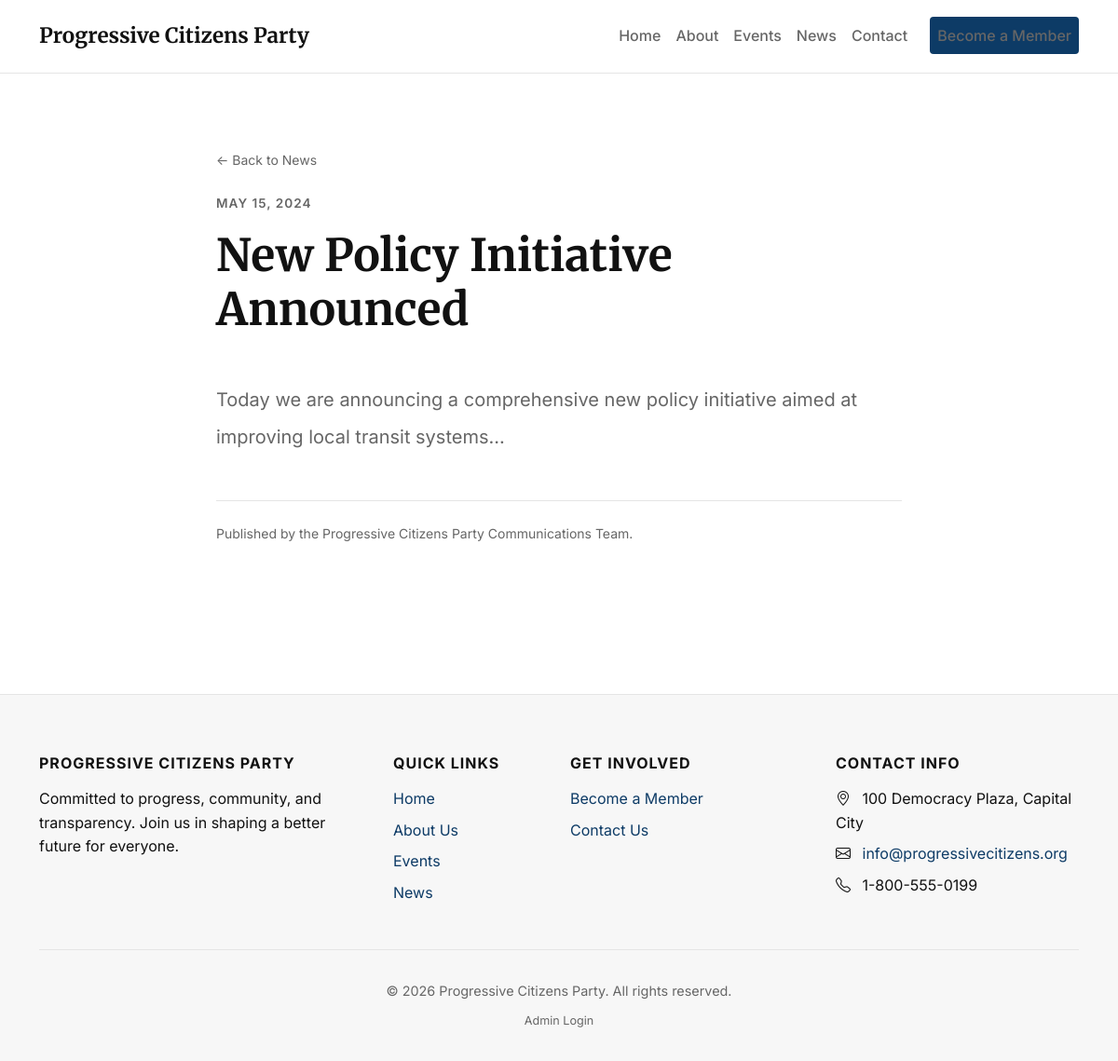
/news-detail.php?id=1, run on the app's committed database.
### tables this page shows
CREATE TABLE `settings` (
  `id` int(11) NOT NULL,
  `setting_key` varchar(50) NOT NULL,
  `setting_value` text DEFAULT NULL
);

CREATE TABLE `news` (
  `id` int(11) NOT NULL,
  `title` varchar(200) NOT NULL,
  `content` text NOT NULL,
  `image` varchar(255) DEFAULT NULL,
  `published_at` datetime NOT NULL,
  `created_at` timestamp NOT NULL DEFAULT current_timestamp()
);

### includes/functions.php (called while the page is built, shortened)
<?php
function h($string) {
    return htmlspecialchars((string)$string, ENT_QUOTES, 'UTF-8');
}
function format_date($date, $format = 'F j, Y') {
    $d = new DateTime($date);
    return $d->format($format);
}
function get_setting($conn, $key) {
    $stmt = $conn->prepare("SELECT setting_value FROM settings WHERE setting_key = ?");
    $stmt->bind_param("s", $key);
    $stmt->execute();
    $result = $stmt->get_result();
    if ($row = $result->fetch_assoc()) {
        return $row['setting_value'];
    }
    return null;
}

### news-detail.php (the view, shortened to what this page needs)
<?php
require_once 'config/database.php';
require_once 'includes/functions.php';
$id = (int)$_GET['id'];
$stmt = $conn->prepare("SELECT title, content, image, published_at FROM news WHERE id = ? AND published_at <= NOW()");
$stmt->bind_param("i", $id);
$stmt->execute();
$news = $stmt->get_result()->fetch_assoc();
require_once 'includes/header.php';
require_once 'includes/navbar.php';
?>
<main class="bg-bg-color">
    <article class="section-padding">
        <div class="container">
            <div class="row justify-content-center">
                <div class="col-lg-8">
                    <div class="mb-4">
                        <a href="<?= BASE_URL ?>news.php" class="text-muted text-decoration-none small">&larr; Back to News</a>
                    </div>
                    <div class="editorial-date mb-3"><?= format_date($news['published_at']) ?></div>
                    <h1 class="font-serif fw-bold mb-5 display-5"><?= h($news['title']) ?></h1>
                    <div class="fs-5 lh-lg text-muted">
                        <?= nl2br(h($news['content'])) ?>
                    </div>
                    <div class="mt-5 pt-4 border-top">
                        <p class="text-muted small">Published by the <?= h(get_setting($conn, 'party_name') ?? APP_NAME) ?> Communications Team.</p>
                    </div>
                </div>
            </div>
        </div>
    </article>
</main>
<?php require_once 'includes/footer.php'; ?>

### includes/navbar.php (shortened to what this page needs)
<?php
$current_page = basename($_SERVER['PHP_SELF']);
?>
<nav class="navbar navbar-expand-lg sticky-top">
    <div class="container">
        <a class="navbar-brand" href="<?= BASE_URL ?>">
            <?= h(get_setting($conn, 'party_name') ?? APP_NAME) ?>
        </a>
        <div class="collapse navbar-collapse" id="mainNavbar">
            <ul class="navbar-nav ms-auto mb-2 mb-lg-0">
                <li class="nav-item">
                    <a class="nav-link <?= $current_page == 'index.php' ? 'active' : '' ?>" href="<?= BASE_URL ?>">Home</a>
                </li>
                <li class="nav-item">
                    <a class="nav-link <?= $current_page == 'about.php' ? 'active' : '' ?>" href="<?= BASE_URL ?>about.php">About</a>
                </li>
                <li class="nav-item">
                    <a class="nav-link <?= $current_page == 'events.php' ? 'active' : '' ?>" href="<?= BASE_URL ?>events.php">Events</a>
                </li>
                <li class="nav-item">
                    <a class="nav-link <?= $current_page == 'news.php' ? 'active' : '' ?>" href="<?= BASE_URL ?>news.php">News</a>
                </li>
                <li class="nav-item">
                    <a class="nav-link <?= $current_page == 'contact.php' ? 'active' : '' ?>" href="<?= BASE_URL ?>contact.php">Contact</a>
                </li>
                <li class="nav-item ms-lg-3">
                    <a class="btn btn-primary nav-link text-white" href="<?= BASE_URL ?>membership.php">Become a Member</a>
                </li>
            </ul>
        </div>
    </div>
</nav>

### includes/footer.php (shortened to what this page needs)
    <footer class="site-footer">
        <div class="container">
            <div class="row gy-4">
                <div class="col-lg-4 col-md-6">
                    <h5 class="mb-3"><?= h(get_setting($conn, 'party_name') ?? APP_NAME) ?></h5>
                    <p>Committed to progress, community, and transparency. Join us in shaping a better future for everyone.</p>
                </div>
                <div class="col-lg-2 col-md-6">
                    <h5 class="mb-3">Quick Links</h5>
                    <ul class="list-unstyled">
                        <li class="mb-2"><a href="<?= BASE_URL ?>">Home</a></li>
                        <li class="mb-2"><a href="<?= BASE_URL ?>about.php">About Us</a></li>
                        <li class="mb-2"><a href="<?= BASE_URL ?>events.php">Events</a></li>
                        <li class="mb-2"><a href="<?= BASE_URL ?>news.php">News</a></li>
                    </ul>
                </div>
                <div class="col-lg-3 col-md-6">
                    <h5 class="mb-3">Get Involved</h5>
                    <ul class="list-unstyled">
                        <li class="mb-2"><a href="<?= BASE_URL ?>membership.php">Become a Member</a></li>
                        <li class="mb-2"><a href="<?= BASE_URL ?>contact.php">Contact Us</a></li>
                    </ul>
                </div>
                <div class="col-lg-3 col-md-6">
                    <h5 class="mb-3">Contact Info</h5>
                    <ul class="list-unstyled">
                        <li class="mb-2"><i class="bi bi-geo-alt me-2"></i> <?= h(get_setting($conn, 'office_address')) ?></li>
                        <li class="mb-2"><i class="bi bi-envelope me-2"></i> <a href="mailto:<?= h(get_setting($conn, 'contact_email')) ?>"><?= h(get_setting($conn, 'contact_email')) ?></a></li>
                        <li class="mb-2"><i class="bi bi-telephone me-2"></i> <?= h(get_setting($conn, 'contact_phone')) ?></li>
                    </ul>
                </div>
            </div>
            <div class="footer-bottom text-center">
                <p class="mb-0">&copy; <?= date('Y') ?> <?= h(get_setting($conn, 'party_name') ?? APP_NAME) ?>. All rights reserved.</p>
                <div class="mt-2">
                    <small><a href="<?= BASE_URL ?>admin/login.php" class="text-muted text-decoration-none">Admin Login</a></small>
                </div>
            </div>
        </div>
    </footer>
</body>
</html>

### assets/css/style.css (style rules this page uses)
:root { --bg-color: #ffffff; --text-color: #111111; --text-muted: #666666; --border-color: #e5e5e5; --surface-color: #f7f7f7; --primary-color: #0d3b66; --font-sans: 'Inter', -apple-system, BlinkMacSystemFont, "Segoe UI", Roboto, "Helvetica Neue", Arial, sans-serif; --font-serif: 'Merriweather', Georgia, "Times New Roman", serif; --border-radius-sm: 2px; --border-radius-md: 4px; --border-radius-lg: 6px; }
body { background-color: var(--bg-color); color: var(--text-color); font-family: var(--font-sans); line-height: 1.6; -webkit-font-smoothing: antialiased; margin: 0; padding: 0; }
h1, h2, h3, h4, h5, h6 { font-family: var(--font-serif); font-weight: 700; color: var(--text-color); margin-bottom: 1rem; line-height: 1.2; }
a { color: var(--primary-color); text-decoration: none; transition: color 0.2s ease; }
.text-muted { color: var(--text-muted) !important; }
.border-top { border-top-color: var(--border-color) !important; }
.btn { border-radius: var(--border-radius-md); padding: 0.5rem 1.2rem; font-weight: 500; transition: all 0.2s ease; text-transform: none; }
.btn-primary { background-color: var(--primary-color); border-color: var(--primary-color); color: #ffffff; }
.navbar { background-color: var(--bg-color); border-bottom: 1px solid var(--border-color); padding: 1rem 0; }
.navbar-brand { font-family: var(--font-serif); font-weight: bold; color: var(--text-color) !important; font-size: 1.4rem; }
.nav-link { color: var(--text-muted) !important; font-weight: 500; }
.section-padding { padding: 4rem 0; }
.editorial-date { font-family: var(--font-sans); font-size: 0.85rem; text-transform: uppercase; letter-spacing: 1px; color: var(--text-muted); margin-bottom: 0.5rem; font-weight: 600; }
.site-footer { background-color: var(--surface-color); border-top: 1px solid var(--border-color); padding: 4rem 0 2rem; margin-top: 4rem; }
.site-footer h5 { font-family: var(--font-sans); font-size: 1rem; text-transform: uppercase; letter-spacing: 1px; margin-bottom: 1.5rem; }
.site-footer ul { padding-left: 0; list-style: none; }
.site-footer ul li { margin-bottom: 0.8rem; }
.footer-bottom { border-top: 1px solid var(--border-color); padding-top: 2rem; margin-top: 2rem; font-size: 0.9rem; color: var(--text-muted); }
@media (min-width: 768px) { .section-padding { padding: 5rem 0; } }

### data on the page
settings: setting_value "Progressive Citizens Party", setting_value "PROGRESSIVE CITIZENS PARTY"
news: published_at "MAY 15, 2024", title "New Policy Initiative Announced", content "Today we are announcing a comprehensive new policy initiative aimed at improving local transit systems..."
settings: setting_value "100 Democracy Plaza, Capital City"
settings: setting_value "info@progressivecitizens.org"
settings: setting_value "1-800-555-0199"
